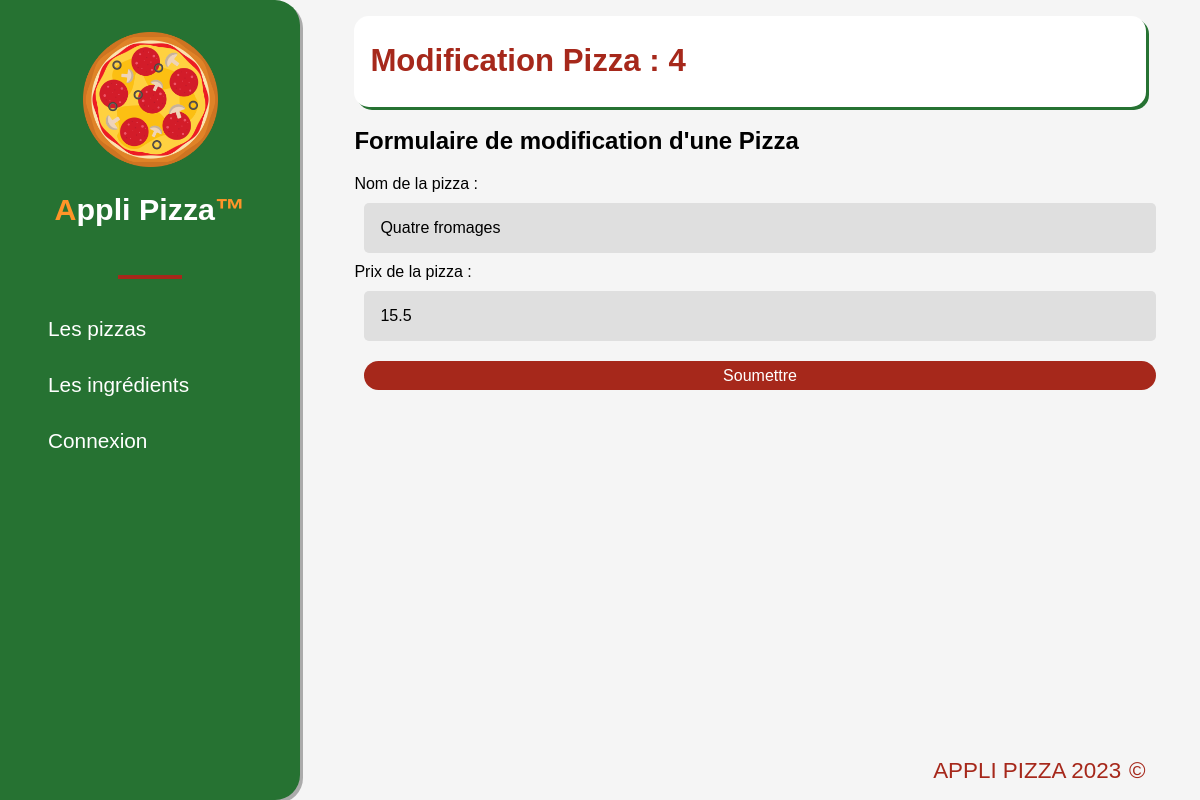
The page /pizzas/4/update/ on the database as committed earlier.
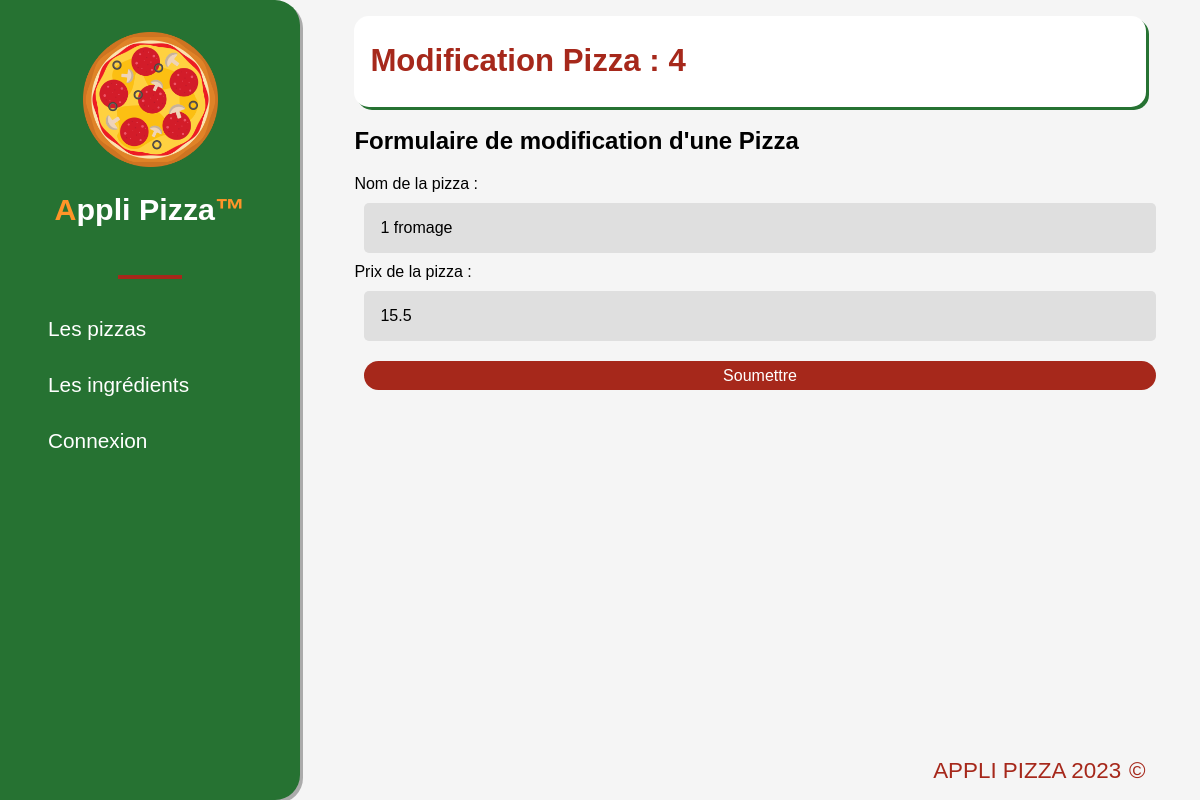
The same page on the database as committed later.
### applipizza/models.py (models this page shows, shortened)
class Pizza(models.Model):
    idPizza = models.AutoField(primary_key=True)
    nomPizza = models.CharField(max_length=50, verbose_name="Nom de la pizza")
    prixPizza = models.FloatField(verbose_name="Prix de la pizza")

### applipizza/views.py (the view)
# urls.py: path('pizzas/<int:pizza_id>/update/', views.affichageModifierPizza),
def affichageModifierPizza(request, pizza_id):
    piz = Pizza.objects.get(idPizza=pizza_id)
    form = PizzaForm(instance=piz)
    return render(request, 'applipizza/formModificationPizza.html', {'pizza': piz, "form": form})

### applipizza/forms.py
class PizzaForm(ModelForm):
    class Meta:
        model = Pizza
        fields = ['nomPizza', 'prixPizza']

### applipizza/templates/applipizza/formModificationPizza.html (shortened to what this page needs)
{% extends 'applipizza/base.html' %}
{% block title_page %}
    Modification Pizza : {{ pizza.idPizza }}
{% endblock %}
{% block content %}
    <h2>Formulaire de modification d'une Pizza</h2>
    <form action="/pizzas/{{ pizza.idPizza }}/updated/" method="POST">
    {{ form.as_div }}
        <input type="submit" value="Soumettre" class="link_to">
    </form>
{% endblock %}

Rows that differ between the two databases and show on the page:
changed Pizza id 4: nomPizza "Quatre fromages" → "1 fromage"
